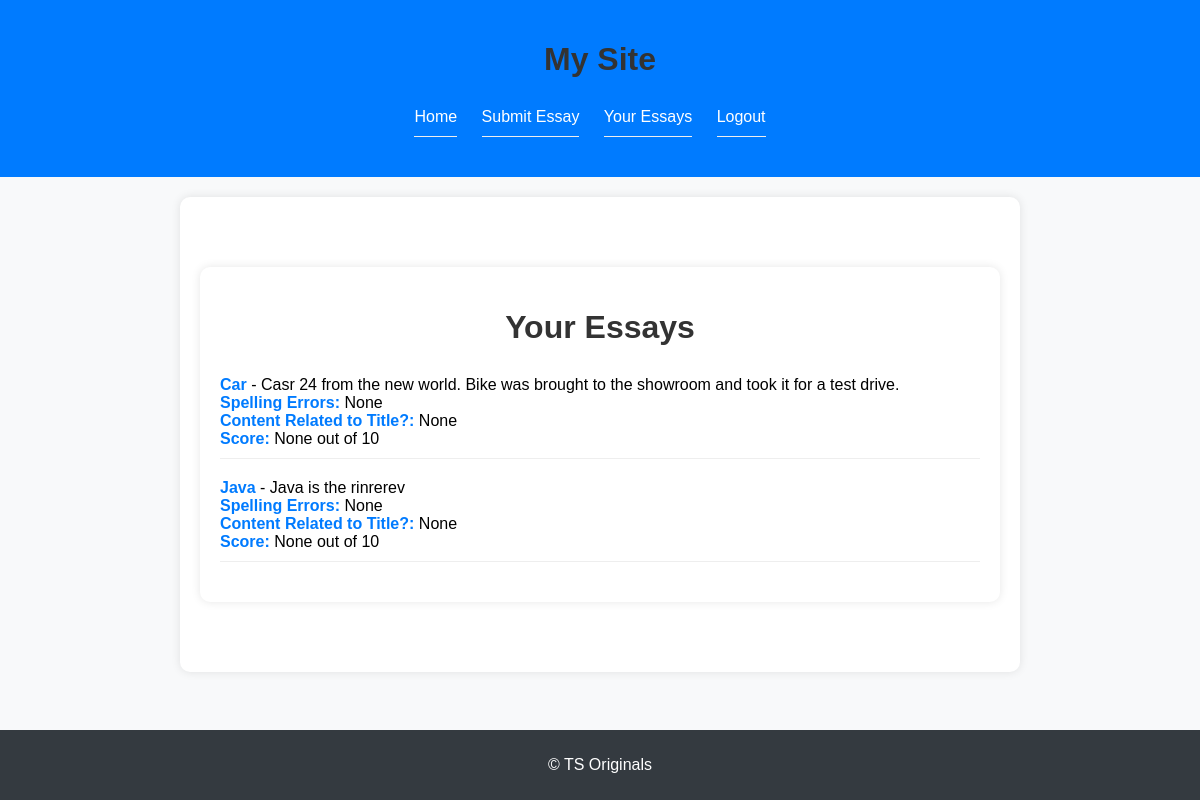
/essays/ (signed in), run on an earlier commit of the app's database.
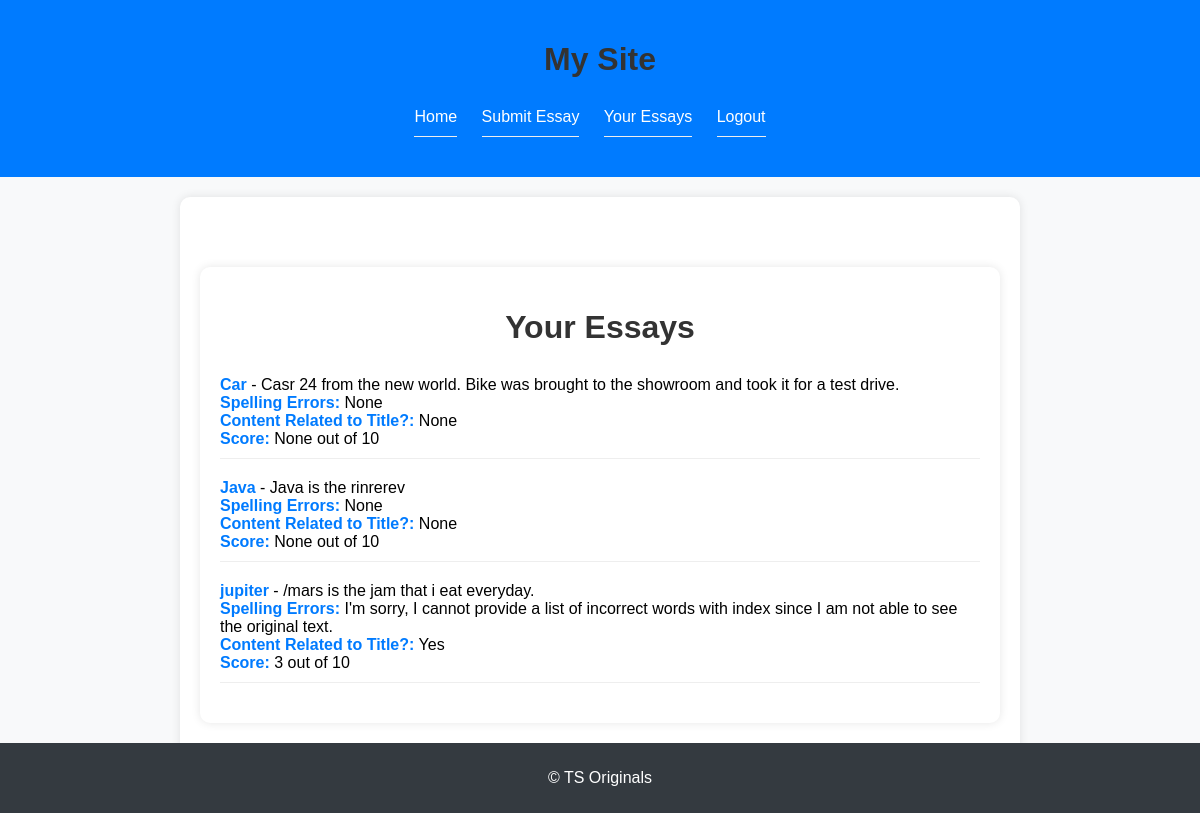
And on a later commit of the database.
### google_sso/models.py (models this page shows, shortened)
class Essay(models.Model):
    title = models.CharField(max_length=255)
    body = models.TextField(max_length=500)
    user = models.ForeignKey(User, on_delete=models.CASCADE)
    spelling_feedback = models.TextField(null=True, blank=True)
    content_related = models.CharField(max_length=3, null=True, blank=True)
    score = models.IntegerField(null=True, blank=True)
    date_submitted = models.DateTimeField(auto_now_add=True)

### google_sso/views.py (the view)
# urls.py: path('essays/', views.essay_list, name='essay_list'),
@login_required
def essay_list(request):
    essays = Essay.objects.filter(user=request.user)
    return render(request, 'essay_list.html', {'essays': essays})

### google_sso/templates/essay_list.html (shortened to what this page needs)
{% extends "base_generic.html" %}
{% block content %}
<div class="essays-container">
    <h1>Your Essays</h1>
    <ul>
        {% for essay in essays %}
            <li>
                <strong>{{ essay.title }}</strong> - {{ essay.body }}
                <br><strong>Spelling Errors:</strong> {{ essay.spelling_feedback }}
                <br><strong>Content Related to Title?:</strong> {{ essay.content_related }}
                <br><strong>Score:</strong> {{ essay.score }} out of 10
            </li>
        {% endfor %}
    </ul>
</div>
{% endblock %}

### google_sso/templates/base_generic.html (shortened to what this page needs)
<!DOCTYPE html>
<html lang="en">
<head>
</head>
<body>
    <header>
        <h1>My Site</h1>
        <nav>
            <ul>
                <li><a href="{% url 'home' %}">Home</a></li>
                {% if user.is_authenticated %}
                    <li><a href="{% url 'submit_essay' %}">Submit Essay</a></li>
                    <li><a href="{% url 'essay_list' %}">Your Essays</a></li>
                    <li><a href="{% url 'account_logout' %}">Logout</a></li>
                {% else %}
                    <li><a href="{% url 'account_login' %}">Login</a></li>
                {% endif %}
            </ul>
        </nav>
    </header>
    <main>
        {% block content %}
        {% endblock %}
    </main>
    <footer>
        <p>&copy; TS Originals</p>
    </footer>
</body>
</html>

### google_sso/templates/base_generic.html (style rules this page uses)
body { font-family: Arial, sans-serif; margin: 0; padding: 0; background-color: #f8f9fa; }
header { background-color: #007bff; color: #fff; padding: 20px 0; text-align: center; }
nav ul { list-style-type: none; padding: 0; margin: 0; text-align: center; }
nav ul li { display: inline-block; margin-right: 20px; }
nav ul li a { color: #fff; text-decoration: none; transition: color 0.3s ease; }
main { padding: 20px; margin: 20px auto; max-width: 800px; background-color: #fff; border-radius: 10px; box-shadow: 0 0 10px rgba(0, 0, 0, 0.1); }
footer { background-color: #343a40; color: #fff; text-align: center; padding: 10px 0; position: fixed; width: 100%; bottom: 0; }

### google_sso/templates/essay_list.html (style rules this page uses)
.essays-container { max-width: 800px; margin: 50px auto; padding: 20px; background-color: #fff; border-radius: 10px; box-shadow: 0 0 10px rgba(0, 0, 0, 0.1); }
h1 { color: #333; text-align: center; margin-bottom: 30px; }
ul { list-style: none; padding: 0; }
li { margin-bottom: 20px; border-bottom: 1px solid #eee; padding-bottom: 10px; }
strong { color: #007bff; }

What changed in the data, as far as the page shows it:
added Essay: title "jupiter", body "/mars is the jam that i eat everyday.", spelling_feedback "I'm sorry, I cannot provide a list of incorrect words with index since I am not able to see the original text.", content_related "Yes", score "3"
